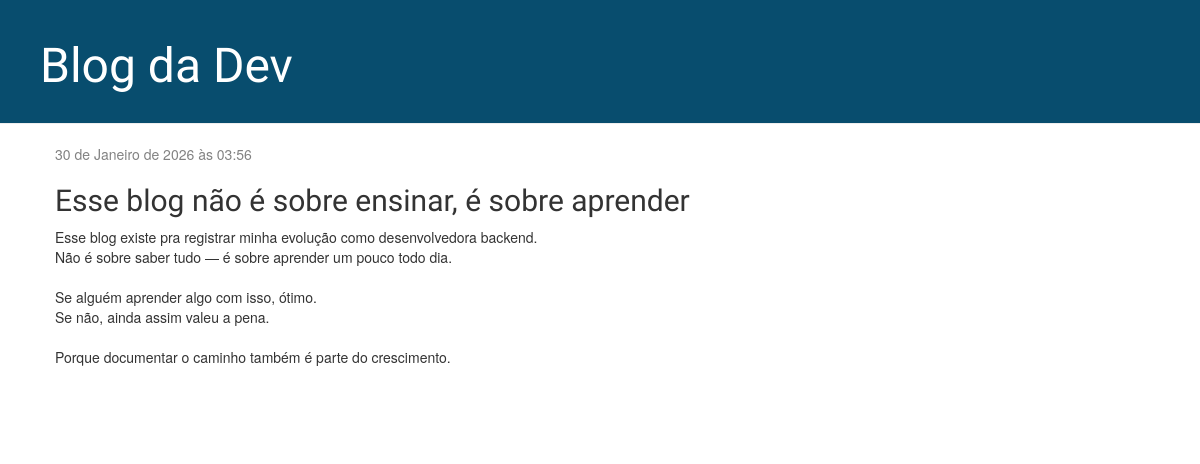
The app's page /post/1/ with its own data.
### blog/models.py (models this page shows, shortened)
class Post(models.Model):
    author = models.ForeignKey(settings.AUTH_USER_MODEL, on_delete=models.CASCADE)
    title = models.CharField(max_length=200)
    text = models.TextField()
    created_date = models.DateTimeField(default=timezone.now)
    published_date = models.DateTimeField(blank=True, null=True)

### blog/views.py (the view)
# urls.py: path('post/<int:pk>/', views.post_detail, name='post_detail'),
def post_detail(request, pk):
    post = get_object_or_404(Post, pk=pk)
    return render(request, 'blog/post_detail.html', {'post': post})

### blog/templates/blog/post_detail.html (shortened to what this page needs)
{% extends 'blog/base.html' %}
{% block content %}
    <div class="post">
        {% if post.published_date %}
            <div class="date">
                {{ post.published_date }}
            </div>
        {% endif %}
        <h2>{{ post.title }}</h2>
        <p>{{ post.text|linebreaksbr }}</p>
    </div>
{% endblock %}

### blog/static/css/blog.css (style rules this page uses)
h1, h2, h3, h4 { font-family: 'Lobster', cursive; }
.date { color: #828282; }
.post { margin-bottom: 70px; }

### records on screen
Post: published_date "30 de Janeiro de 2026 às 03:56", title "Esse blog não é sobre ensinar, é sobre aprender", text "Esse blog existe pra registrar minha evolução como desenvolvedora backend. Não é sobre saber tudo — é sobre aprender um pouco todo dia. Se alguém aprender algo com isso, ótimo. Se não, ainda assim valeu a pena. Porque documentar o caminho também é parte do crescimento."
